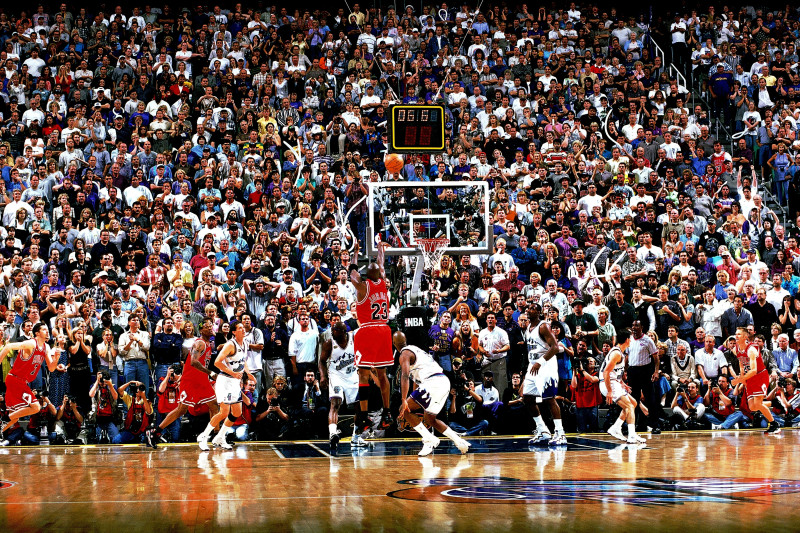
#> input picture Colors/Jordan.jpeg, 800 x 533 px
$ python Colors.py --image Jordan.jpeg
#> lines starting #> are read from the running program, lines starting #| are printed output that depends on the picture; after the words box and inside, x2 and y2 are one past the last pixel; in counts of white or black regions, pixels touching at a corner belong together
# import necessary libraries
import argparse
import cv2
import pandas as pd

# read in CSV file as pandas dataframe with named columns
columns = ['color', 'color_name', 'hex', 'R', 'G', 'B']
df = pd.read_csv('Colors.csv', names=columns, header=None)
#> (reads Colors/Colors.csv from the repository)

# declare global variables
b = g = r = xpos = ypos = 0
clicked = False

# function to calculate the color name based on RGB values
def getColorName(R, G, B):
    minDistance = 10000
    for i in range(len(df)):
        dist = abs(R - int(df.loc[i, 'R'])) + abs(G - int(df.loc[i, 'G'])) + abs(B - int(df.loc[i, 'B']))
        if dist <= minDistance:
            minDistance = dist
            name = df.loc[i, 'color_name']
    return name

# function to calculate x, y coordinates of clicked pixel
def draw_function(event, x, y, flags, param):
    global clicked, b, g, r, xpos, ypos
    if event == cv2.EVENT_LBUTTONDOWN:
        clicked = True
        r, g, b = map(int, img[y, x]) # get RGB values of clicked pixel

        # swap red and blue channels to convert from BGR to RGB
        r, g, b = img[y, x][2], img[y, x][1], img[y, x][0]

        xpos, ypos = x, y

# initialize argument parser to receive image path as argument
ap = argparse.ArgumentParser()
ap.add_argument('-i', '--image', required=True, help="Image Path")

# set image path
args = ap.parse_args()
image_path = args.image

# read image using OpenCV
img = cv2.imread(image_path)
#> img is the input picture: shape (533, 800, 3); mean B, G, R 74.1, 82, 103.4

# set up mouse callback
cv2.namedWindow('image')
cv2.setMouseCallback('image', draw_function)

while not clicked: # wait for user to click on image
    cv2.imshow('image', img)
    key = cv2.waitKey(10) & 0xFF # get key pressed by user
#> (key Esc is pressed here)
    if key == 27 or key == 113: # if user presses 'esc' or 'q', exit loop
        break

# draw rectangle around clicked pixel
cv2.rectangle(img, (xpos, ypos), (xpos, ypos), (int(b), int(g), int(r)), -1)

# get color name and RGB values and display them on the image
color_name = getColorName(r, g, b)
text = f"{color_name} R={r} G={g} B={b}"

#Setting font and padding values
font = cv2.FONT_HERSHEY_SIMPLEX
font_scale = 0.6
padding = 5

# calculate size of text box based on font size and text length
(text_width, text_height), _ = cv2.getTextSize(text, font, font_scale, thickness=1)
box_width = text_width + padding*2
box_height = text_height + padding*2

# draw filled rectangle behind text
cv2.rectangle(img, (xpos, ypos - box_height), (xpos + box_width, ypos), (255, 255, 255), -1)
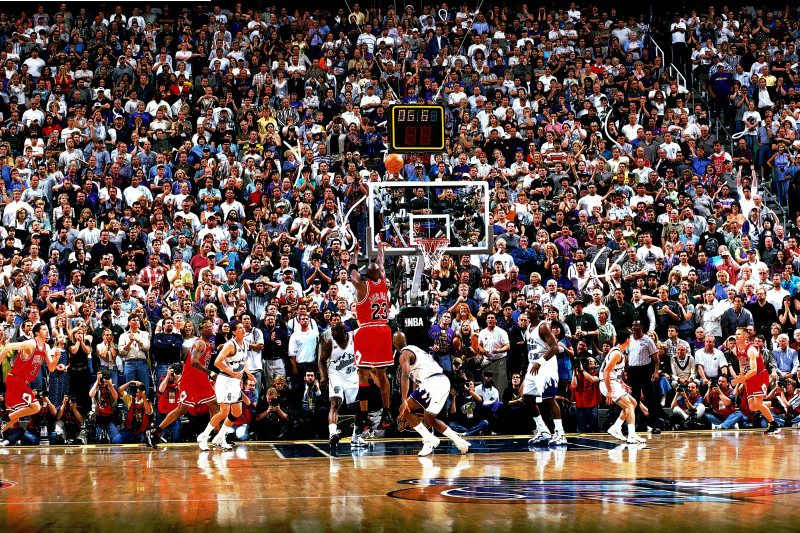
#> img: shape (533, 800, 3); 0.05% of pixels changed, all inside (x1, y1, x2, y2) = (0, 0, 211, 1)

cv2.putText(img, text, (xpos + padding, ypos - padding), font, font_scale, (255, 255, 255), 2)

text_color = (0, 0, 0)

cv2.putText(img, text, (xpos + padding, ypos - padding), font, font_scale, text_color, 2)

# show final image with color name and RGB values
cv2.imshow('image', img)

# wait for user to close window
cv2.waitKey(0)

# close window
cv2.destroyAllWindows()
